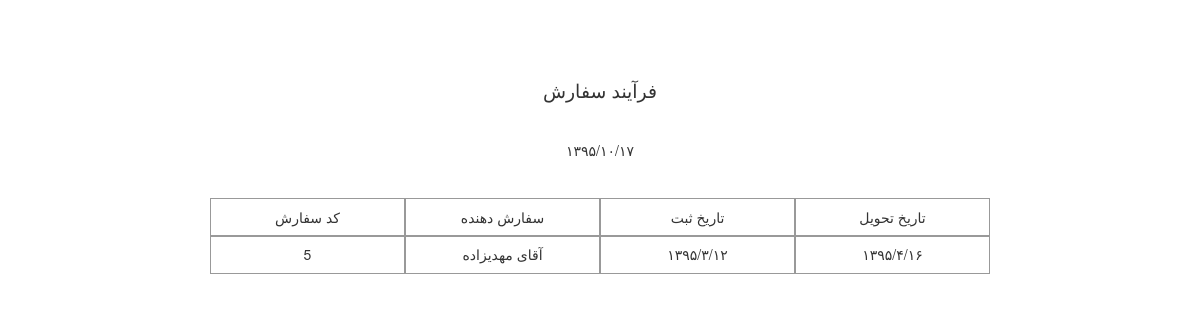
The page /reserve/printFormsInOneProcess/2/ on the database its author committed.
### ReserveForm/models.py (models this page shows, shortened)
class Process(models.Model):
    name = models.CharField(max_length=100, verbose_name='نام',)
    class Meta:
        verbose_name = 'فرایند'
        verbose_name_plural = 'فرایند'

class ReserveForm(models.Model):
    customer = models.ForeignKey(Customer, verbose_name='مشتری', )
    tarh = models.ImageField(upload_to='tarh/', verbose_name='طرح', blank=True, null=True)
    serviceTarh = models.ManyToManyField('ServiceTarh', verbose_name='خدمات طرح', blank=True)
    hasParche = models.BooleanField(verbose_name='پارچه دارد',)
    parche = models.ForeignKey('Parche',verbose_name='پارچه', blank=True, null=True)
    parcheWidth = models.IntegerField(verbose_name='عرض پارچه', blank=True, null=True)
    parcheHeight = models.IntegerField(verbose_name='طول پارچه', blank=True, null=True)
    number = models.IntegerField(verbose_name='تعداد', blank=True, null=True)
    typeChap = models.ForeignKey('Chap', verbose_name='چاپ', blank=True, null=True)
    dookht = models.ForeignKey('Dookht', verbose_name='دوخت', blank=True, null=True,)
    hasLabel = models.BooleanField(verbose_name='لیبل دارد', )
    otherServices = models.ManyToManyField('OtherServices', verbose_name='سایر خدمات', blank=True)
    reserveDay = models.IntegerField(choices=dayChoice, verbose_name='روز', blank=True, null=True)
    reserveMonth = models.IntegerField(choices=monthChoice, verbose_name='ماه', blank=True, null=True)
    reserveYear = models.IntegerField(verbose_name='سال', blank=True, null=True)
    deliveryDay = models.IntegerField(choices=dayChoice, verbose_name='روز', blank=True, null=True)
    deliveryMonth = models.IntegerField(choices=monthChoice, verbose_name='ماه', blank=True, null=True)
    deliveryYear = models.IntegerField(verbose_name='سال', blank=True, null=True)
    description = models.TextField(verbose_name='توضیح', blank=True, null=True)
    process = models.ForeignKey('Process', verbose_name='فرایند', blank=True, null=True, default=2)
    class Meta:
        verbose_name = "سفارش"
        verbose_name_plural = "سفارش"
    def get_reserve_date(self):
        if self.reserveDay is not None and self.reserveMonth is not None and self.reserveYear is not None:
            return IntegerToPersian(self.reserveYear) + '/' + IntegerToPersian(self.reserveMonth) + '/' + IntegerToPersian(self.reserveDay)
        else:
            return '-'
    def get_delivery_date(self):
        if self.deliveryDay is not None and self.deliveryMonth is not None and self.deliveryYear is not None:
            return IntegerToPersian(self.deliveryYear) + '/' + IntegerToPersian(self.deliveryMonth) + '/' + IntegerToPersian(self.deliveryDay)
        else:
            return '-'

### UserManager/models.py (models this page shows, shortened)
class Customer(models.Model):
    user = models.OneToOneField(User,)
    username = models.CharField(max_length=100)
    name = models.CharField(max_length=100, null=True, verbose_name='نام')
    phoneNumber = models.CharField(max_length=50, verbose_name='شماره تلفن همراه',)
    email = models.EmailField(verbose_name='ایمیل',)
    moaref = models.CharField(max_length=200, verbose_name='نام معرف',)
    workPhoneNumber = models.CharField(max_length=50, verbose_name='تلفن محل کار',)
    address = models.TextField(verbose_name='آدرس',)
    companyName = models.CharField(verbose_name='نام شرکت', max_length=100)
    class Meta:
        verbose_name = 'مشتری'
        verbose_name_plural = 'مشتری'

### ReserveForm/views.py (the view)
# urls.py: url(r'^printFormsInOneProcess/(?P<id>[0-9]+)/', view=views.printReserveFormsInOneProcess, name='PrintFormsInOneProcess'),
def printReserveFormsInOneProcess(request, id):
    process = Process.objects.get(id=id)
    context = {'forms':process.reserveform_set.all(), 'process':process, 'current_time':get_current_time()}
    return render(request, 'printReservesInOneProcess.html', context=context)

### ReserveForm/date_manager/Miladi_To_Shamsi.py (called while the page is built)
def convert_miladi_to_shamsi(miladiDate):
    isLeap = False
    if (miladiDate['year'] - 2004)%4 == 0:
        isLeap = True
    totalDayInMiladi = (miladiDate['year']-1)*365 + month_convert_to_day(miladiDate['month'], isLeap) + miladiDate['day']+\
                       count_day_of_leapYear(miladiDate['year'])
    totalDayInShamsi = totalDayInMiladi - 226899
    return count_year_month_day_according_to_day(totalDayInShamsi)

def count_day_of_leapYear(numOfYear):
    return int((numOfYear-1)/4)

def count_year_month_day_according_to_day(numOfDays):
    numOfYear = int(numOfDays/365)
    numOfLeap = int((numOfYear-1)/4)
    days = int(numOfDays%365)
    while numOfLeap > days:
        numOfYear -= 1
        days += 365
    days -= numOfLeap
    numOfYear += 1
    monthAndDay = count_month_and_day_from_totalDay(days)
    return {'year':numOfYear, 'month':monthAndDay['month'], 'day':monthAndDay['day']}

def count_month_and_day_from_totalDay(numOfDay):
    numOfMonth = 1
    if numOfDay <= 186:
        while numOfDay > 31:
            numOfDay -= 31
            numOfMonth += 1
    elif numOfDay > 186:
        numOfDay -= 186
        numOfMonth += 6
        while numOfDay > 30:
            numOfDay -= 30
            numOfMonth += 1
    return {'month':numOfMonth, 'day':numOfDay}

def month_convert_to_day(numOfMonth, isLeap):
    numOfDays = 0
    if numOfMonth > 1:
        numOfDays += 31
    if numOfMonth > 2:
        if isLeap == True:
            numOfDays += 29
        else:
            numOfDays += 28
    if numOfMonth > 3:
        numOfDays += 31
    if numOfMonth > 4:
        numOfDays += 30
    if numOfMonth > 5:
        numOfDays += 31
    if numOfMonth > 6:
        numOfDays += 30
    if numOfMonth > 7:
        numOfDays += 31
    if numOfMonth > 8:
        numOfDays += 31
    if numOfMonth > 9:
        numOfDays += 30
    if numOfMonth > 10:
        numOfDays += 31
    if numOfMonth > 11:
        numOfDays += 30
    return numOfDays

### ReserveForm/models.py (called while the page is built)
def get_current_time():
    current_date_time = datetime.datetime.now()
    shamsi_date_time = convert_miladi_to_shamsi({'year':current_date_time.year, 'month':current_date_time.month, 'day':current_date_time.day})
    return IntegerToPersian(shamsi_date_time['year'])+'/'+IntegerToPersian(shamsi_date_time['month'])+'/'+IntegerToPersian(shamsi_date_time['day'])

### templates/printReservesInOneProcess.html (shortened to what this page needs)
<!DOCTYPE html>
{% load static %}
{% load toPersian %}
<html lang="en">
<head>
    <link href="{% static 'bootstrap-3.3.7-dist/css/bootstrap.min.css' %}" rel="stylesheet" type="text/css">
    <link href="{% static 'css/printReservesInOneProcess.css' %}" rel="stylesheet" type="text/css">
</head>
<body>
<div id="main-content-wrapper" class="container">
    <div id="process-name">
        {{ process.name }}
    </div>
    <div id="time-wrapper">{{ current_time }}</div>
    <div class="row">
        <div class="col-md-2 col-md-offset-2 col-xs-2 col-xs-offset-2 cell center-horizontally">
            کد سفارش
        </div>
        <div class="col-md-2 col-xs-2 cell center-horizontally">
سفارش دهنده
        </div>
        <div class="col-md-2 col-xs-2 cell center-horizontally">
تاریخ ثبت
        </div>
        <div class="col-md-2 col-xs-2 cell center-horizontally">
تاریخ تحویل
        </div>
    </div>
    {% for form in forms %}
        <div class="row">
                <div class="col-md-2 col-md-offset-2 col-xs-2 col-xs-offset-2 cell center-horizontally">
{{ form.id }}
                </div>
                <div class="col-md-2 col-xs-2 cell center-horizontally">
{{ form.customer.name }}
                </div>
                <div class="col-md-2 col-xs-2 cell center-horizontally">
{{ form.get_reserve_date }}
                </div>
                <div class="col-md-2 col-xs-2 cell center-horizontally">
{{ form.get_delivery_date }}
                </div>
        </div>
    {% endfor %}
</div>
</body>
</html>

### static/css/printReservesInOneProcess.css (style rules this page uses)
#main-content-wrapper { padding-top: 2cm; }
.center-horizontally { text-align: center; }
.cell { border: solid 1px #999999; height: 1cm; padding-top: 0.2cm; }
#process-name { text-align: center; margin-bottom: 1cm; font-size: 0.5cm; }
#time-wrapper { text-align: center; margin-bottom: 1cm; }

### rows shown on the page
Process: name "فرآیند سفارش"
ReserveForm: id "5", customer.name "آقای مهدیزاده", get_reserve_date "۱۳۹۵/۳/۱۲", get_delivery_date "۱۳۹۵/۴/۱۶"

### other values the page prints
{{ current_time }} "۱۳۹۵/۱۰/۱۷"
